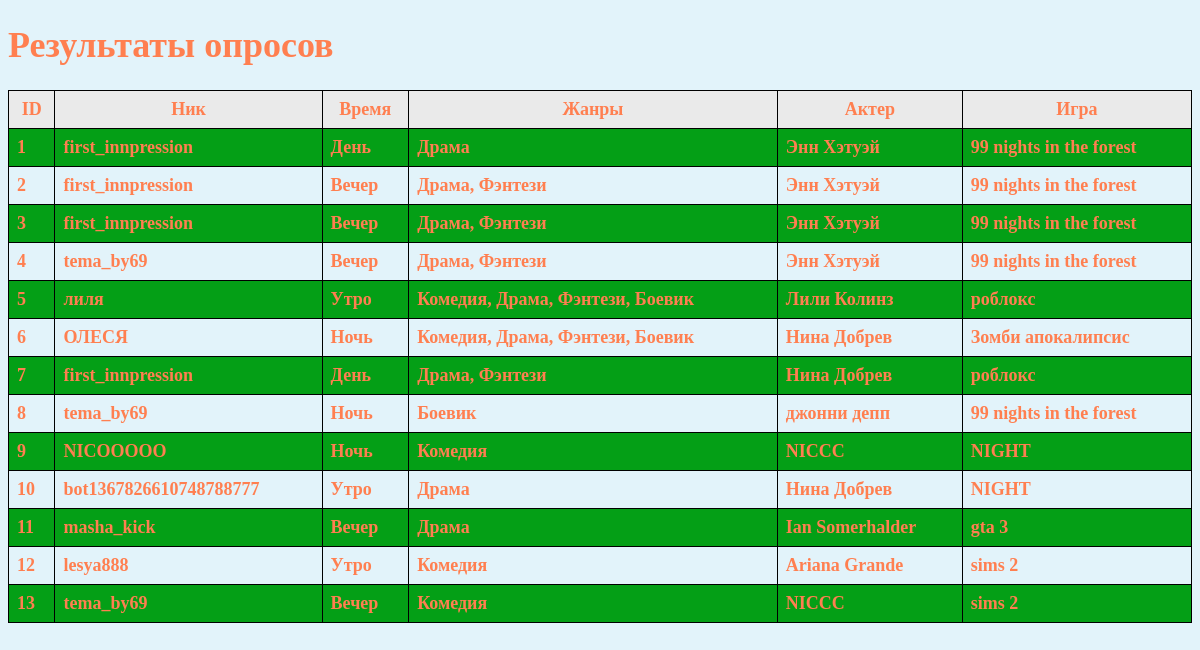
The app's page /results, older data.
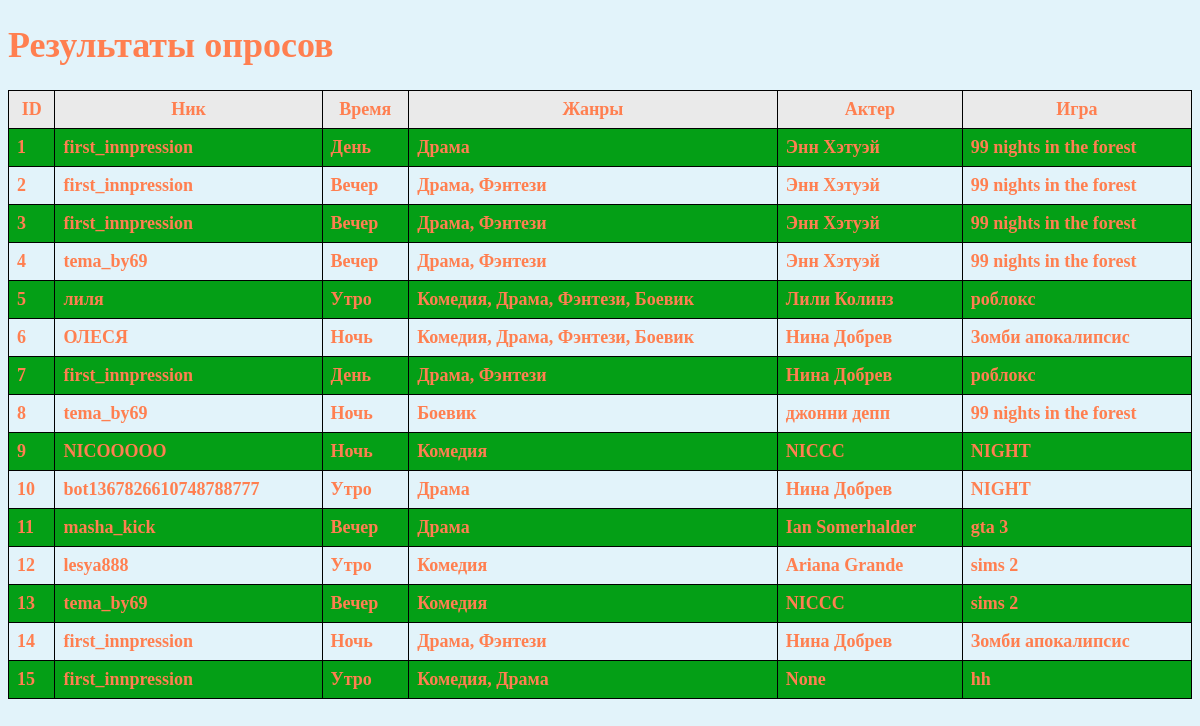
The same page, newer data.
### tables this page shows
CREATE TABLE survey_results (
            id INTEGER PRIMARY KEY AUTOINCREMENT,
            username TEXT,
            favorite_time TEXT,
            favorite_genres TEXT,
            favorite_actor TEXT,
            favorite_game TEXT
        );

### main.py (the view)
@app.route('/results')
@auth.login_required
def results():
    conn = sqlite3.connect('database.db')
    conn.row_factory = sqlite3.Row
    cursor = conn.cursor()
    cursor.execute("SELECT * FROM survey_results")
    data = cursor.fetchall()
    conn.close()
    return render_template('results.html', data=data)

### templates/results.html (shortened to what this page needs)
<!DOCTYPE html>
<html lang="en">
<head>
    <link rel= 'stylesheet' href="/static/style.css" />
</head>
<body>
    <h1> Результаты опросов</h1>
    <table>
    <tr>
        <th>ID</th>
        <th>Ник</th>
        <th>Время</th>
        <th>Жанры</th>
        <th>Актер</th>
        <th>Игра</th>
    </tr>
    {% for row in data %}
    <tr>
        <td>{{ row.id }}</td>
        <td>{{ row.username }}</td>
        <td>{{ row.favorite_time }}</td>
        <td>{{ row.favorite_genres }}</td>
        <td>{{ row.favorite_actor }}</td>
        <td>{{ row.favorite_game }}</td>
    </tr>
    {% endfor %}
</table>
</body>
</html>

### static/style.css (style rules this page uses)
body { color: coral; background-color:#e2f3fa; font-size: 18px; font-weight: bold; }
table { border-collapse: collapse; width: 100%; }
th, td { border: 1px solid black; padding: 8px; }
th { background-color: #eaeaea; }
tr:nth-child(even) { background-color: #049f16; }

Row changes from the older to the newer data that the page shows:
added survey_results: id "14", username "first_innpression", favorite_time "Ночь", favorite_genres "Драма, Фэнтези", favorite_actor "Нина Добрев", favorite_game "Зомби апокалипсис"
added survey_results: id "15", username "first_innpression", favorite_time "Утро", favorite_genres "Комедия, Драма", favorite_actor "None", favorite_game "hh"
